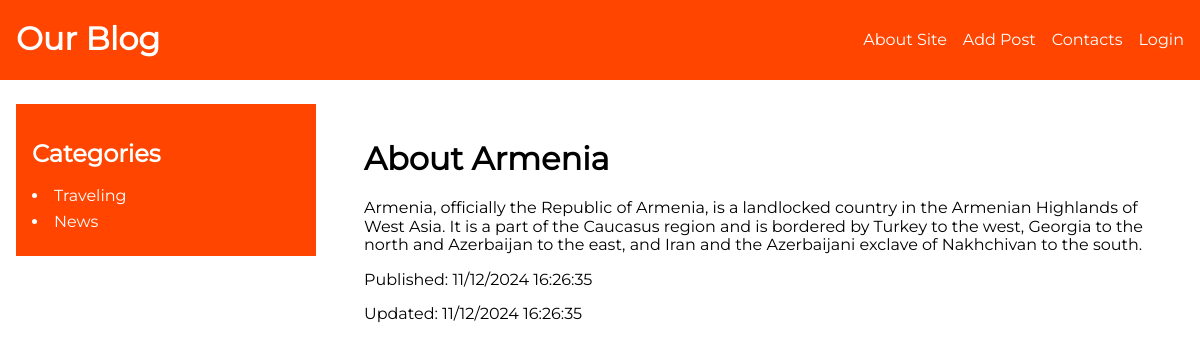
/article/about-armenia/, run on an earlier commit of the app's database.
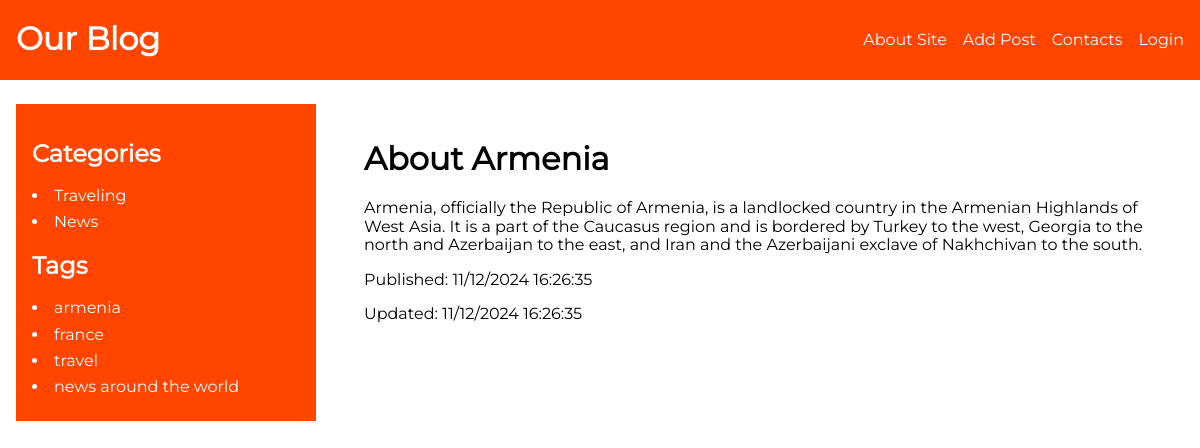
And on a later commit of the database.
### blog/models.py (models this page shows, shortened)
class Category(models.Model):
	name = models.CharField(max_length=255, db_index=True)
	slug = models.SlugField(max_length=255, unique=True, db_index=True)
	def get_absolute_url(self):
		return reverse("category", kwargs={"cat_slug": self.slug})

class ArticleTags(models.Model):
	tag = models.CharField(max_length=255, db_index=True)
	slug = models.SlugField(max_length=255, unique=True, db_index=True)
	def get_absolute_url(self):
		return reverse("tag", kwargs={"tag_slug": self.slug})

### blog/views.py (the view)
# urls.py: path("article/<slug:article_slug>/", views.show_article, name="article"),
def show_article(request, article_slug):
	article = get_object_or_404(Article, slug=article_slug)
	data = {
		"title": article.title,
		"content": article.content,
		"time_create": article.time_create,
		"time_update": article.time_update,
		"is_published": article.is_published,
		"tags": article.tags.all()
	}
	return render(request, "blog/show-article.html", data)

### blog/context.py (called while the page is built)
def menu_context(request):
	return {
		"menu": [
			{
				"link_title": "About Site",
				"link_url": "about"
			},
			{
				"link_title": "Add Post",
				"link_url": "add_post"
			},
			{
				"link_title": "Contacts",
				"link_url": "contacts"
			},
			{
				"link_title": "Login",
				"link_url": "login"
			},
		],
	}

### blog/templatetags/blog_tags.py (called while the page is built)
@register.inclusion_tag("blog/includes/categories.html")
def show_categories(cat_selected=0):
	cats = Category.objects.all()
	return {"cats": cats, "cat_selected": cat_selected}

@register.inclusion_tag("blog/includes/tags.html")
def show_tags():
	return {"tags": ArticleTags.objects.all()}

### blog/templates/blog/show-article.html (shortened to what this page needs)
{% extends "base.html" %}
{% block article %}
    <div>
        <article>
            <h1>{{title}}</h1>
            <p>{{content|linebreaks}}</p>
            <div>
                <p>Published: {{time_create|date:"d/m/Y H:i:s"}}</p>
                <p>Updated: {{time_update|date:"d/m/Y H:i:s"}}</p>
            </div>
        </article>
    </div>
{% endblock %}

### blog/templates/blog/includes/categories.html
<h2>Categories</h2>
<ul class="categories">
    {% for cat in cats %}
        {% if cat.id == cat_selected %}
            <li class="active_cat">{{cat.name}}</li>
        {% else %}
            <li>
                <a class="category_item" href="{{ cat.get_absolute_url }}">{{cat.name}}</a>
            </li>
        {% endif %}
    {% endfor %}
</ul>

### blog/templates/blog/includes/tags.html
{% if tags %}
<h2>Tags</h2>
<ul class="tags">
    {% for tag in tags %}
    <li>
        <a class="category_item" href="{{ tag.get_absolute_url }}">{{tag.tag}}</a>
    </li>
    {% endfor %}
</ul>
{% endif %}

What changed in the data, as far as the page shows it:
added ArticleTags: tag "armenia"
added ArticleTags: tag "france"
added ArticleTags: tag "travel"
added ArticleTags: tag "news around the world"
Also different on the page:
text now shown: "Tags"
